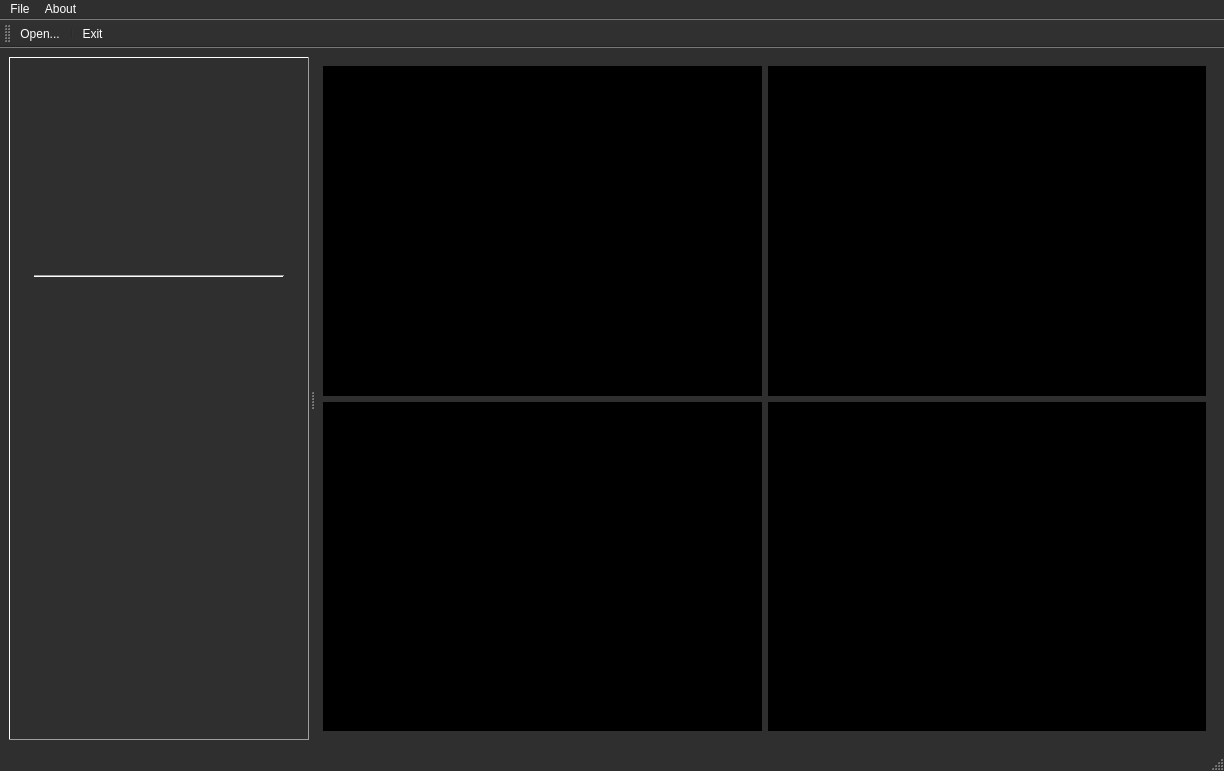
<?xml version="1.0" encoding="UTF-8"?>
<ui version="4.0">
 <class>MainWindow</class>
 <widget class="QMainWindow" name="MainWindow">
  <property name="windowModality">
   <enum>Qt::NonModal</enum>
  </property>
  <property name="geometry">
   <rect>
    <x>0</x>
    <y>0</y>
    <width>1224</width>
    <height>771</height>
   </rect>
  </property>
  <property name="sizePolicy">
   <sizepolicy hsizetype="Preferred" vsizetype="Preferred">
    <horstretch>0</horstretch>
    <verstretch>0</verstretch>
   </sizepolicy>
  </property>
  <property name="minimumSize">
   <size>
    <width>0</width>
    <height>0</height>
   </size>
  </property>
  <property name="palette">
   <palette>
    <active>
     <colorrole role="WindowText">
      <brush brushstyle="SolidPattern">
       <color alpha="255">
        <red>255</red>
        <green>255</green>
        <blue>255</blue>
       </color>
      </brush>
     </colorrole>
     <colorrole role="Text">
      <brush brushstyle="SolidPattern">
       <color alpha="255">
        <red>255</red>
        <green>255</green>
        <blue>255</blue>
       </color>
      </brush>
     </colorrole>
     <colorrole role="ButtonText">
      <brush brushstyle="SolidPattern">
       <color alpha="255">
        <red>255</red>
        <green>255</green>
        <blue>255</blue>
       </color>
      </brush>
     </colorrole>
     <colorrole role="Base">
      <brush brushstyle="SolidPattern">
       <color alpha="255">
        <red>255</red>
        <green>255</green>
        <blue>255</blue>
       </color>
      </brush>
     </colorrole>
     <colorrole role="Window">
      <brush brushstyle="SolidPattern">
       <color alpha="255">
        <red>47</red>
        <green>47</green>
        <blue>47</blue>
       </color>
      </brush>
     </colorrole>
    </active>
    <inactive>
     <colorrole role="WindowText">
      <brush brushstyle="SolidPattern">
       <color alpha="255">
        <red>255</red>
        <green>255</green>
        <blue>255</blue>
       </color>
      </brush>
     </colorrole>
     <colorrole role="Text">
      <brush brushstyle="SolidPattern">
       <color alpha="255">
        <red>255</red>
        <green>255</green>
        <blue>255</blue>
       </color>
      </brush>
     </colorrole>
     <colorrole role="ButtonText">
      <brush brushstyle="SolidPattern">
       <color alpha="255">
        <red>255</red>
        <green>255</green>
        <blue>255</blue>
       </color>
      </brush>
     </colorrole>
     <colorrole role="Base">
      <brush brushstyle="SolidPattern">
       <color alpha="255">
        <red>255</red>
        <green>255</green>
        <blue>255</blue>
       </color>
      </brush>
     </colorrole>
     <colorrole role="Window">
      <brush brushstyle="SolidPattern">
       <color alpha="255">
        <red>47</red>
        <green>47</green>
        <blue>47</blue>
       </color>
      </brush>
     </colorrole>
    </inactive>
    <disabled>
     <colorrole role="WindowText">
      <brush brushstyle="SolidPattern">
       <color alpha="255">
        <red>120</red>
        <green>120</green>
        <blue>120</blue>
       </color>
      </brush>
     </colorrole>
     <colorrole role="Text">
      <brush brushstyle="SolidPattern">
       <color alpha="255">
        <red>120</red>
        <green>120</green>
        <blue>120</blue>
       </color>
      </brush>
     </colorrole>
     <colorrole role="ButtonText">
      <brush brushstyle="SolidPattern">
       <color alpha="255">
        <red>120</red>
        <green>120</green>
        <blue>120</blue>
       </color>
      </brush>
     </colorrole>
     <colorrole role="Base">
      <brush brushstyle="SolidPattern">
       <color alpha="255">
        <red>47</red>
        <green>47</green>
        <blue>47</blue>
       </color>
      </brush>
     </colorrole>
     <colorrole role="Window">
      <brush brushstyle="SolidPattern">
       <color alpha="255">
        <red>47</red>
        <green>47</green>
        <blue>47</blue>
       </color>
      </brush>
     </colorrole>
    </disabled>
   </palette>
  </property>
  <property name="windowTitle">
   <string>MainWindow</string>
  </property>
  <property name="layoutDirection">
   <enum>Qt::LeftToRight</enum>
  </property>
  <property name="autoFillBackground">
   <bool>false</bool>
  </property>
  <property name="toolButtonStyle">
   <enum>Qt::ToolButtonTextUnderIcon</enum>
  </property>
  <widget class="QWidget" name="centralwidget">
   <layout class="QHBoxLayout" name="horizontalLayout">
    <item>
     <widget class="QSplitter" name="splitter">
      <property name="sizePolicy">
       <sizepolicy hsizetype="Preferred" vsizetype="Preferred">
        <horstretch>0</horstretch>
        <verstretch>0</verstretch>
       </sizepolicy>
      </property>
      <property name="orientation">
       <enum>Qt::Horizontal</enum>
      </property>
      <property name="opaqueResize">
       <bool>true</bool>
      </property>
      <property name="handleWidth">
       <number>5</number>
      </property>
      <property name="childrenCollapsible">
       <bool>true</bool>
      </property>
      <widget class="QFrame" name="frame">
       <property name="sizePolicy">
        <sizepolicy hsizetype="Preferred" vsizetype="Preferred">
         <horstretch>0</horstretch>
         <verstretch>0</verstretch>
        </sizepolicy>
       </property>
       <property name="maximumSize">
        <size>
         <width>300</width>
         <height>16777215</height>
        </size>
       </property>
       <property name="autoFillBackground">
        <bool>true</bool>
       </property>
       <property name="frameShape">
        <enum>QFrame::Panel</enum>
       </property>
       <property name="frameShadow">
        <enum>QFrame::Raised</enum>
       </property>
       <property name="lineWidth">
        <number>1</number>
       </property>
       <layout class="QGridLayout" name="gridLayout_2">
        <item row="0" column="0">
         <widget class="Line" name="line">
          <property name="orientation">
           <enum>Qt::Horizontal</enum>
          </property>
         </widget>
        </item>
        <item row="1" column="0">
         <widget class="QLabel" name="label">
          <property name="enabled">
           <bool>true</bool>
          </property>
          <property name="sizePolicy">
           <sizepolicy hsizetype="Fixed" vsizetype="Fixed">
            <horstretch>0</horstretch>
            <verstretch>0</verstretch>
           </sizepolicy>
          </property>
          <property name="maximumSize">
           <size>
            <width>250</width>
            <height>30</height>
           </size>
          </property>
          <property name="frameShape">
           <enum>QFrame::NoFrame</enum>
          </property>
          <property name="text">
           <string/>
          </property>
          <property name="pixmap">
           <pixmap resource="resources.qrc">:/logo/logo/logo_transparent.png</pixmap>
          </property>
          <property name="scaledContents">
           <bool>true</bool>
          </property>
          <property name="alignment">
           <set>Qt::AlignLeading|Qt::AlignLeft|Qt::AlignVCenter</set>
          </property>
         </widget>
        </item>
       </layout>
      </widget>
      <widget class="QFrame" name="frame_2">
       <property name="sizePolicy">
        <sizepolicy hsizetype="Expanding" vsizetype="Expanding">
         <horstretch>0</horstretch>
         <verstretch>0</verstretch>
        </sizepolicy>
       </property>
       <property name="minimumSize">
        <size>
         <width>0</width>
         <height>0</height>
        </size>
       </property>
       <layout class="QGridLayout" name="gridLayout" rowstretch="0,0">
        <property name="sizeConstraint">
         <enum>QLayout::SetMaximumSize</enum>
        </property>
        <property name="horizontalSpacing">
         <number>6</number>
        </property>
        <item row="0" column="0">
         <widget class="QFrame" name="vtk_panel_3D">
          <property name="sizePolicy">
           <sizepolicy hsizetype="Preferred" vsizetype="Preferred">
            <horstretch>0</horstretch>
            <verstretch>0</verstretch>
           </sizepolicy>
          </property>
          <property name="minimumSize">
           <size>
            <width>0</width>
            <height>0</height>
           </size>
          </property>
          <property name="autoFillBackground">
           <bool>false</bool>
          </property>
          <property name="styleSheet">
           <string notr="true">background-color: rgb(0, 0, 0);</string>
          </property>
          <property name="frameShape">
           <enum>QFrame::StyledPanel</enum>
          </property>
          <property name="frameShadow">
           <enum>QFrame::Sunken</enum>
          </property>
         </widget>
        </item>
        <item row="0" column="1">
         <widget class="QFrame" name="vtk_panel_axial">
          <property name="sizePolicy">
           <sizepolicy hsizetype="Preferred" vsizetype="Preferred">
            <horstretch>0</horstretch>
            <verstretch>0</verstretch>
           </sizepolicy>
          </property>
          <property name="minimumSize">
           <size>
            <width>0</width>
            <height>0</height>
           </size>
          </property>
          <property name="styleSheet">
           <string notr="true">background-color: rgb(0, 0, 0);</string>
          </property>
          <property name="frameShape">
           <enum>QFrame::StyledPanel</enum>
          </property>
          <property name="frameShadow">
           <enum>QFrame::Sunken</enum>
          </property>
         </widget>
        </item>
        <item row="1" column="0">
         <widget class="QFrame" name="vtk_panel_coronal">
          <property name="sizePolicy">
           <sizepolicy hsizetype="Preferred" vsizetype="Preferred">
            <horstretch>0</horstretch>
            <verstretch>0</verstretch>
           </sizepolicy>
          </property>
          <property name="minimumSize">
           <size>
            <width>0</width>
            <height>0</height>
           </size>
          </property>
          <property name="styleSheet">
           <string notr="true">background-color: rgb(0, 0, 0);</string>
          </property>
          <property name="frameShape">
           <enum>QFrame::StyledPanel</enum>
          </property>
          <property name="frameShadow">
           <enum>QFrame::Sunken</enum>
          </property>
         </widget>
        </item>
        <item row="1" column="1">
         <widget class="QFrame" name="vtk_panel_sagittal">
          <property name="sizePolicy">
           <sizepolicy hsizetype="Preferred" vsizetype="Preferred">
            <horstretch>0</horstretch>
            <verstretch>0</verstretch>
           </sizepolicy>
          </property>
          <property name="minimumSize">
           <size>
            <width>0</width>
            <height>0</height>
           </size>
          </property>
          <property name="styleSheet">
           <string notr="true">background-color: rgb(0, 0, 0);</string>
          </property>
          <property name="frameShape">
           <enum>QFrame::StyledPanel</enum>
          </property>
          <property name="frameShadow">
           <enum>QFrame::Sunken</enum>
          </property>
         </widget>
        </item>
       </layout>
      </widget>
     </widget>
    </item>
   </layout>
  </widget>
  <widget class="QMenuBar" name="menubar">
   <property name="geometry">
    <rect>
     <x>0</x>
     <y>0</y>
     <width>1224</width>
     <height>21</height>
    </rect>
   </property>
   <widget class="QMenu" name="menuFile">
    <property name="title">
     <string>File</string>
    </property>
    <addaction name="actionOpen"/>
    <addaction name="separator"/>
    <addaction name="actionSave"/>
    <addaction name="actionSave_as"/>
    <addaction name="separator"/>
    <addaction name="actionExit"/>
   </widget>
   <widget class="QMenu" name="menuAbout">
    <property name="title">
     <string>About</string>
    </property>
   </widget>
   <addaction name="menuFile"/>
   <addaction name="menuAbout"/>
  </widget>
  <widget class="QStatusBar" name="statusbar"/>
  <widget class="QToolBar" name="toolBar">
   <property name="windowTitle">
    <string>toolBar</string>
   </property>
   <property name="layoutDirection">
    <enum>Qt::LeftToRight</enum>
   </property>
   <property name="autoFillBackground">
    <bool>false</bool>
   </property>
   <attribute name="toolBarArea">
    <enum>TopToolBarArea</enum>
   </attribute>
   <attribute name="toolBarBreak">
    <bool>false</bool>
   </attribute>
   <addaction name="actionOpen"/>
   <addaction name="separator"/>
   <addaction name="actionExit"/>
  </widget>
  <action name="actionOpen">
   <property name="text">
    <string>Open...</string>
   </property>
   <property name="iconText">
    <string>Open...</string>
   </property>
   <property name="toolTip">
    <string>Open browser window</string>
   </property>
   <property name="menuRole">
    <enum>QAction::TextHeuristicRole</enum>
   </property>
   <property name="iconVisibleInMenu">
    <bool>true</bool>
   </property>
   <property name="shortcutVisibleInContextMenu">
    <bool>false</bool>
   </property>
  </action>
  <action name="actionSave">
   <property name="text">
    <string>Save</string>
   </property>
  </action>
  <action name="actionSave_as">
   <property name="text">
    <string>Save as...</string>
   </property>
  </action>
  <action name="actionExit">
   <property name="text">
    <string>Exit</string>
   </property>
  </action>
 </widget>
 <resources>
  <include location="resources.qrc"/>
 </resources>
 <connections>
  <connection>
   <sender>actionExit</sender>
   <signal>triggered()</signal>
   <receiver>MainWindow</receiver>
   <slot>close()</slot>
   <hints>
    <hint type="sourcelabel">
     <x>-1</x>
     <y>-1</y>
    </hint>
    <hint type="destinationlabel">
     <x>349</x>
     <y>199</y>
    </hint>
   </hints>
  </connection>
 </connections>
</ui>
